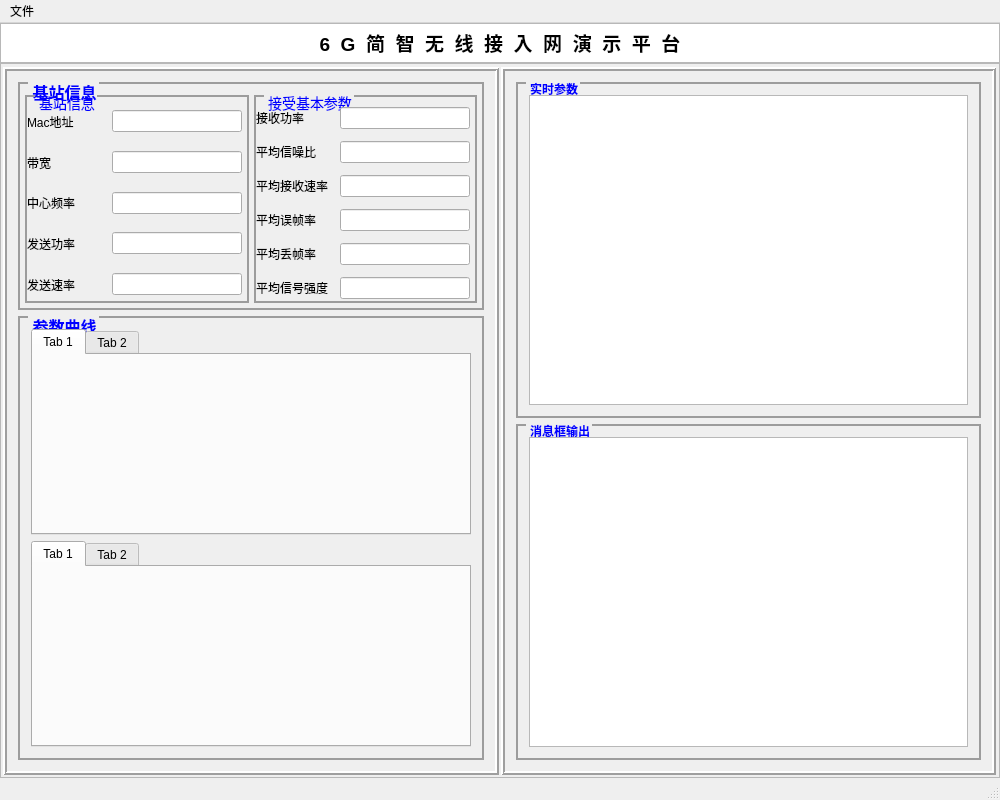
<?xml version="1.0" encoding="UTF-8"?>
<ui version="4.0">
 <class>MainWindow</class>
 <widget class="QMainWindow" name="MainWindow">
  <property name="geometry">
   <rect>
    <x>0</x>
    <y>0</y>
    <width>1000</width>
    <height>800</height>
   </rect>
  </property>
  <property name="windowTitle">
   <string>MainWindow</string>
  </property>
  <property name="styleSheet">
   <string notr="true">&lt;html&gt;&lt;head/&gt;&lt;body&gt;&lt;p&gt;&lt;span style=&quot; font-size:13pt; font-weight:600; color:#0000ff;&quot;&gt;参数信息&lt;/span&gt;&lt;/p&gt;&lt;/body&gt;&lt;/html&gt;</string>
  </property>
  <widget class="QWidget" name="centralWidget">
   <layout class="QVBoxLayout" name="verticalLayout">
    <property name="spacing">
     <number>0</number>
    </property>
    <property name="leftMargin">
     <number>0</number>
    </property>
    <property name="topMargin">
     <number>0</number>
    </property>
    <property name="rightMargin">
     <number>0</number>
    </property>
    <property name="bottomMargin">
     <number>0</number>
    </property>
    <item>
     <widget class="QTextBrowser" name="textBrowser">
      <property name="maximumSize">
       <size>
        <width>16777215</width>
        <height>40</height>
       </size>
      </property>
      <property name="html">
       <string>&lt;!DOCTYPE HTML PUBLIC &quot;-//W3C//DTD HTML 4.0//EN&quot; &quot;http://www.w3.org/TR/REC-html40/strict.dtd&quot;&gt;
&lt;html&gt;&lt;head&gt;&lt;meta name=&quot;qrichtext&quot; content=&quot;1&quot; /&gt;&lt;style type=&quot;text/css&quot;&gt;
p, li { white-space: pre-wrap; }
&lt;/style&gt;&lt;/head&gt;&lt;body style=&quot; font-family:'Ubuntu'; font-size:11pt; font-weight:400; font-style:normal;&quot;&gt;
&lt;p align=&quot;center&quot; style=&quot; margin-top:0px; margin-bottom:0px; margin-left:0px; margin-right:0px; -qt-block-indent:0; text-indent:0px;&quot;&gt;&lt;span style=&quot; font-size:14pt; font-weight:600; color:#000000;&quot;&gt;6  G  简  智  无  线  接  入  网  演  示  平  台&lt;/span&gt;&lt;/p&gt;&lt;/body&gt;&lt;/html&gt;</string>
      </property>
     </widget>
    </item>
    <item>
     <widget class="QFrame" name="frame">
      <property name="frameShape">
       <enum>QFrame::StyledPanel</enum>
      </property>
      <property name="frameShadow">
       <enum>QFrame::Raised</enum>
      </property>
      <layout class="QHBoxLayout" name="horizontalLayout">
       <property name="spacing">
        <number>2</number>
       </property>
       <property name="leftMargin">
        <number>2</number>
       </property>
       <property name="topMargin">
        <number>3</number>
       </property>
       <property name="rightMargin">
        <number>3</number>
       </property>
       <property name="bottomMargin">
        <number>2</number>
       </property>
       <item>
        <widget class="QFrame" name="frame_2">
         <property name="frameShape">
          <enum>QFrame::Box</enum>
         </property>
         <property name="frameShadow">
          <enum>QFrame::Raised</enum>
         </property>
         <property name="lineWidth">
          <number>2</number>
         </property>
         <layout class="QVBoxLayout" name="verticalLayout_2">
          <item>
           <widget class="QGroupBox" name="groupBox">
            <property name="minimumSize">
             <size>
              <width>0</width>
              <height>200</height>
             </size>
            </property>
            <property name="maximumSize">
             <size>
              <width>16777215</width>
              <height>250</height>
             </size>
            </property>
            <property name="styleSheet">
             <string notr="true">QGroupBox {
			font-weight: bold;
			font-size:16px;
            border-color: rgb(156, 156, 156);
            border-width: 2px;
            border-style: solid;
            margin-top: 0.5ex;
        }
QGroupBox::title {
			color:blue;
			
           subcontrol-origin: margin;
            subcontrol-position: top left;
            left: 10px;
            margin-left: 2px;
            padding: 0  0px;
        }</string>
            </property>
            <property name="title">
             <string>基站信息</string>
            </property>
            <layout class="QHBoxLayout" name="horizontalLayout_2">
             <property name="spacing">
              <number>5</number>
             </property>
             <property name="leftMargin">
              <number>5</number>
             </property>
             <property name="topMargin">
              <number>11</number>
             </property>
             <property name="rightMargin">
              <number>5</number>
             </property>
             <property name="bottomMargin">
              <number>5</number>
             </property>
             <item>
              <widget class="QGroupBox" name="groupBox_5">
               <property name="styleSheet">
                <string notr="true">QGroupBox {
			font-weight:normal;
			font-size:14px;
            border-color: rgb(156, 156, 156);
            border-width: 2px;
            border-style: solid;
            margin-top: 0.5ex;
        }
QGroupBox::title {
			color:blue;
			
           subcontrol-origin: margin;
            subcontrol-position: top left;
            left: 10px;
            margin-left: 2px;
            padding: 0  0px;
        }</string>
               </property>
               <property name="title">
                <string>基站信息</string>
               </property>
               <layout class="QVBoxLayout" name="verticalLayout_4">
                <property name="spacing">
                 <number>0</number>
                </property>
                <property name="leftMargin">
                 <number>0</number>
                </property>
                <property name="topMargin">
                 <number>0</number>
                </property>
                <property name="rightMargin">
                 <number>0</number>
                </property>
                <property name="bottomMargin">
                 <number>0</number>
                </property>
                <item>
                 <widget class="QWidget" name="widget_2" native="true">
                  <layout class="QHBoxLayout" name="horizontalLayout_3">
                   <property name="leftMargin">
                    <number>0</number>
                   </property>
                   <property name="topMargin">
                    <number>10</number>
                   </property>
                   <property name="rightMargin">
                    <number>5</number>
                   </property>
                   <property name="bottomMargin">
                    <number>2</number>
                   </property>
                   <item>
                    <widget class="QLabel" name="label">
                     <property name="text">
                      <string>Mac地址</string>
                     </property>
                    </widget>
                   </item>
                   <item>
                    <widget class="QLineEdit" name="lineEdit">
                     <property name="maximumSize">
                      <size>
                       <width>130</width>
                       <height>16777215</height>
                      </size>
                     </property>
                    </widget>
                   </item>
                  </layout>
                 </widget>
                </item>
                <item>
                 <widget class="QWidget" name="widget" native="true">
                  <layout class="QHBoxLayout" name="horizontalLayout_5">
                   <property name="spacing">
                    <number>6</number>
                   </property>
                   <property name="leftMargin">
                    <number>0</number>
                   </property>
                   <property name="topMargin">
                    <number>10</number>
                   </property>
                   <property name="rightMargin">
                    <number>5</number>
                   </property>
                   <property name="bottomMargin">
                    <number>2</number>
                   </property>
                   <item>
                    <widget class="QLabel" name="label_3">
                     <property name="text">
                      <string>带宽</string>
                     </property>
                    </widget>
                   </item>
                   <item>
                    <widget class="QLineEdit" name="lineEdit_3">
                     <property name="maximumSize">
                      <size>
                       <width>130</width>
                       <height>16777215</height>
                      </size>
                     </property>
                    </widget>
                   </item>
                  </layout>
                 </widget>
                </item>
                <item>
                 <widget class="QWidget" name="widget_5" native="true">
                  <layout class="QHBoxLayout" name="horizontalLayout_6">
                   <property name="leftMargin">
                    <number>0</number>
                   </property>
                   <property name="topMargin">
                    <number>10</number>
                   </property>
                   <property name="rightMargin">
                    <number>5</number>
                   </property>
                   <property name="bottomMargin">
                    <number>2</number>
                   </property>
                   <item>
                    <widget class="QLabel" name="label_4">
                     <property name="text">
                      <string>中心频率</string>
                     </property>
                    </widget>
                   </item>
                   <item>
                    <widget class="QLineEdit" name="lineEdit_4">
                     <property name="maximumSize">
                      <size>
                       <width>130</width>
                       <height>16777215</height>
                      </size>
                     </property>
                    </widget>
                   </item>
                  </layout>
                 </widget>
                </item>
                <item>
                 <widget class="QWidget" name="widget_6" native="true">
                  <layout class="QHBoxLayout" name="horizontalLayout_7">
                   <property name="leftMargin">
                    <number>0</number>
                   </property>
                   <property name="topMargin">
                    <number>10</number>
                   </property>
                   <property name="rightMargin">
                    <number>5</number>
                   </property>
                   <property name="bottomMargin">
                    <number>2</number>
                   </property>
                   <item>
                    <widget class="QLabel" name="label_5">
                     <property name="text">
                      <string>发送功率</string>
                     </property>
                    </widget>
                   </item>
                   <item>
                    <widget class="QLineEdit" name="lineEdit_5">
                     <property name="maximumSize">
                      <size>
                       <width>130</width>
                       <height>16777215</height>
                      </size>
                     </property>
                    </widget>
                   </item>
                  </layout>
                 </widget>
                </item>
                <item>
                 <widget class="QWidget" name="widget_9" native="true">
                  <layout class="QHBoxLayout" name="horizontalLayout_11">
                   <property name="leftMargin">
                    <number>0</number>
                   </property>
                   <property name="topMargin">
                    <number>10</number>
                   </property>
                   <property name="rightMargin">
                    <number>5</number>
                   </property>
                   <property name="bottomMargin">
                    <number>2</number>
                   </property>
                   <item>
                    <widget class="QLabel" name="label_9">
                     <property name="text">
                      <string>发送速率</string>
                     </property>
                    </widget>
                   </item>
                   <item>
                    <widget class="QLineEdit" name="lineEdit_9">
                     <property name="maximumSize">
                      <size>
                       <width>130</width>
                       <height>16777215</height>
                      </size>
                     </property>
                    </widget>
                   </item>
                  </layout>
                 </widget>
                </item>
               </layout>
              </widget>
             </item>
             <item>
              <widget class="QGroupBox" name="groupBox_6">
               <property name="styleSheet">
                <string notr="true">QGroupBox {
			font-weight:normal;
			font-size:14px;
            border-color: rgb(156, 156, 156);
            border-width: 2px;
            border-style: solid;
            margin-top: 0.5ex;
        }
QGroupBox::title {
			color:blue;
			
           subcontrol-origin: margin;
            subcontrol-position: top left;
            left: 10px;
            margin-left: 2px;
            padding: 0  0px;
        }</string>
               </property>
               <property name="title">
                <string>接受基本参数</string>
               </property>
               <layout class="QVBoxLayout" name="verticalLayout_5">
                <property name="spacing">
                 <number>0</number>
                </property>
                <property name="leftMargin">
                 <number>0</number>
                </property>
                <property name="topMargin">
                 <number>0</number>
                </property>
                <property name="rightMargin">
                 <number>0</number>
                </property>
                <property name="bottomMargin">
                 <number>0</number>
                </property>
                <item>
                 <widget class="QWidget" name="widget_3" native="true">
                  <layout class="QHBoxLayout" name="horizontalLayout_4">
                   <property name="leftMargin">
                    <number>0</number>
                   </property>
                   <property name="topMargin">
                    <number>10</number>
                   </property>
                   <property name="rightMargin">
                    <number>5</number>
                   </property>
                   <property name="bottomMargin">
                    <number>2</number>
                   </property>
                   <item>
                    <widget class="QLabel" name="label_2">
                     <property name="text">
                      <string>接收功率</string>
                     </property>
                    </widget>
                   </item>
                   <item>
                    <widget class="QLineEdit" name="lineEdit_2">
                     <property name="maximumSize">
                      <size>
                       <width>130</width>
                       <height>16777215</height>
                      </size>
                     </property>
                    </widget>
                   </item>
                  </layout>
                 </widget>
                </item>
                <item>
                 <widget class="QWidget" name="widget_4" native="true">
                  <layout class="QHBoxLayout" name="horizontalLayout_8">
                   <property name="leftMargin">
                    <number>0</number>
                   </property>
                   <property name="topMargin">
                    <number>10</number>
                   </property>
                   <property name="rightMargin">
                    <number>5</number>
                   </property>
                   <property name="bottomMargin">
                    <number>2</number>
                   </property>
                   <item>
                    <widget class="QLabel" name="label_6">
                     <property name="text">
                      <string>平均信噪比</string>
                     </property>
                    </widget>
                   </item>
                   <item>
                    <widget class="QLineEdit" name="lineEdit_6">
                     <property name="maximumSize">
                      <size>
                       <width>130</width>
                       <height>16777215</height>
                      </size>
                     </property>
                    </widget>
                   </item>
                  </layout>
                 </widget>
                </item>
                <item>
                 <widget class="QWidget" name="widget_7" native="true">
                  <layout class="QHBoxLayout" name="horizontalLayout_9">
                   <property name="leftMargin">
                    <number>0</number>
                   </property>
                   <property name="topMargin">
                    <number>10</number>
                   </property>
                   <property name="rightMargin">
                    <number>5</number>
                   </property>
                   <property name="bottomMargin">
                    <number>2</number>
                   </property>
                   <item>
                    <widget class="QLabel" name="label_7">
                     <property name="text">
                      <string>平均接收速率</string>
                     </property>
                    </widget>
                   </item>
                   <item>
                    <widget class="QLineEdit" name="lineEdit_7">
                     <property name="maximumSize">
                      <size>
                       <width>130</width>
                       <height>16777215</height>
                      </size>
                     </property>
                    </widget>
                   </item>
                  </layout>
                 </widget>
                </item>
                <item>
                 <widget class="QWidget" name="widget_8" native="true">
                  <layout class="QHBoxLayout" name="horizontalLayout_10">
                   <property name="leftMargin">
                    <number>0</number>
                   </property>
                   <property name="topMargin">
                    <number>10</number>
                   </property>
                   <property name="rightMargin">
                    <number>5</number>
                   </property>
                   <property name="bottomMargin">
                    <number>2</number>
                   </property>
                   <item>
                    <widget class="QLabel" name="label_8">
                     <property name="text">
                      <string>平均误帧率</string>
                     </property>
                    </widget>
                   </item>
                   <item>
                    <widget class="QLineEdit" name="lineEdit_8">
                     <property name="maximumSize">
                      <size>
                       <width>130</width>
                       <height>16777215</height>
                      </size>
                     </property>
                    </widget>
                   </item>
                  </layout>
                 </widget>
                </item>
                <item>
                 <widget class="QWidget" name="widget_10" native="true">
                  <layout class="QHBoxLayout" name="horizontalLayout_12">
                   <property name="leftMargin">
                    <number>0</number>
                   </property>
                   <property name="topMargin">
                    <number>10</number>
                   </property>
                   <property name="rightMargin">
                    <number>5</number>
                   </property>
                   <property name="bottomMargin">
                    <number>2</number>
                   </property>
                   <item>
                    <widget class="QLabel" name="label_10">
                     <property name="text">
                      <string>平均丢帧率</string>
                     </property>
                    </widget>
                   </item>
                   <item>
                    <widget class="QLineEdit" name="lineEdit_10">
                     <property name="maximumSize">
                      <size>
                       <width>130</width>
                       <height>16777215</height>
                      </size>
                     </property>
                    </widget>
                   </item>
                  </layout>
                 </widget>
                </item>
                <item>
                 <widget class="QWidget" name="widget_11" native="true">
                  <layout class="QHBoxLayout" name="horizontalLayout_13">
                   <property name="leftMargin">
                    <number>0</number>
                   </property>
                   <property name="topMargin">
                    <number>10</number>
                   </property>
                   <property name="rightMargin">
                    <number>5</number>
                   </property>
                   <property name="bottomMargin">
                    <number>2</number>
                   </property>
                   <item>
                    <widget class="QLabel" name="label_11">
                     <property name="text">
                      <string>平均信号强度</string>
                     </property>
                    </widget>
                   </item>
                   <item>
                    <widget class="QLineEdit" name="lineEdit_11">
                     <property name="maximumSize">
                      <size>
                       <width>130</width>
                       <height>16777215</height>
                      </size>
                     </property>
                    </widget>
                   </item>
                  </layout>
                 </widget>
                </item>
               </layout>
              </widget>
             </item>
            </layout>
           </widget>
          </item>
          <item>
           <widget class="QGroupBox" name="groupBox_2">
            <property name="styleSheet">
             <string notr="true">QGroupBox {
			font-weight: bold;
			font-size:16px;
            border-color: rgb(156, 156, 156);
            border-width: 2px;
            border-style: solid;
            margin-top: 0.5ex;
        }
QGroupBox::title {
			color:blue;
			
           subcontrol-origin: margin;
            subcontrol-position: top left;
            left: 10px;
            margin-left: 2px;
            padding: 0  0px;
        }</string>
            </property>
            <property name="title">
             <string>参数曲线</string>
            </property>
            <layout class="QVBoxLayout" name="verticalLayout_8">
             <property name="topMargin">
              <number>11</number>
             </property>
             <item>
              <widget class="QTabWidget" name="tabWidget">
               <widget class="QWidget" name="tab">
                <attribute name="title">
                 <string>Tab 1</string>
                </attribute>
               </widget>
               <widget class="QWidget" name="tab_2">
                <attribute name="title">
                 <string>Tab 2</string>
                </attribute>
               </widget>
              </widget>
             </item>
             <item>
              <widget class="QTabWidget" name="tabWidget_2">
               <widget class="QWidget" name="tab_3">
                <attribute name="title">
                 <string>Tab 1</string>
                </attribute>
               </widget>
               <widget class="QWidget" name="tab_4">
                <attribute name="title">
                 <string>Tab 2</string>
                </attribute>
               </widget>
              </widget>
             </item>
            </layout>
           </widget>
          </item>
         </layout>
        </widget>
       </item>
       <item>
        <widget class="QFrame" name="frame_3">
         <property name="frameShape">
          <enum>QFrame::Box</enum>
         </property>
         <property name="frameShadow">
          <enum>QFrame::Raised</enum>
         </property>
         <property name="lineWidth">
          <number>2</number>
         </property>
         <layout class="QVBoxLayout" name="verticalLayout_3">
          <item>
           <widget class="QGroupBox" name="groupBox_3">
            <property name="styleSheet">
             <string notr="true">QGroupBox {
			  font-weight:bold;
            border-color: rgb(156, 156, 156);
            border-width: 2px;
            border-style: solid;
            margin-top: 0.5ex;
        }
QGroupBox::title {
			color:blue;
           subcontrol-origin: margin;
            subcontrol-position: top left;
            left: 10px;
            margin-left: 2px;
            padding: 0  0px;
        }</string>
            </property>
            <property name="title">
             <string>实时参数</string>
            </property>
            <layout class="QVBoxLayout" name="verticalLayout_6">
             <property name="topMargin">
              <number>11</number>
             </property>
             <item>
              <widget class="QTableWidget" name="tableWidget"/>
             </item>
            </layout>
           </widget>
          </item>
          <item>
           <widget class="QGroupBox" name="groupBox_4">
            <property name="styleSheet">
             <string notr="true">QGroupBox {
			  font-weight:bold;
            border-color: rgb(156, 156, 156);
            border-width: 2px;
            border-style: solid;
            margin-top: 0.5ex;
        }
QGroupBox::title {
			color:blue;
           subcontrol-origin: margin;
            subcontrol-position: top left;
            left: 10px;
            margin-left: 2px;
            padding: 0  0px;
        }</string>
            </property>
            <property name="title">
             <string>消息框输出</string>
            </property>
            <layout class="QVBoxLayout" name="verticalLayout_7">
             <property name="topMargin">
              <number>11</number>
             </property>
             <item>
              <widget class="QTextBrowser" name="textBrowser_2"/>
             </item>
            </layout>
           </widget>
          </item>
         </layout>
        </widget>
       </item>
      </layout>
     </widget>
    </item>
   </layout>
  </widget>
  <widget class="QMenuBar" name="menuBar">
   <property name="geometry">
    <rect>
     <x>0</x>
     <y>0</y>
     <width>1000</width>
     <height>25</height>
    </rect>
   </property>
   <widget class="QMenu" name="menu">
    <property name="title">
     <string>文件</string>
    </property>
    <addaction name="action"/>
    <addaction name="action_2"/>
   </widget>
   <addaction name="menu"/>
  </widget>
  <widget class="QStatusBar" name="statusBar"/>
  <action name="action">
   <property name="text">
    <string>保存</string>
   </property>
  </action>
  <action name="action_2">
   <property name="text">
    <string>新建
</string>
   </property>
  </action>
 </widget>
 <layoutdefault spacing="6" margin="11"/>
 <resources/>
 <connections/>
</ui>
